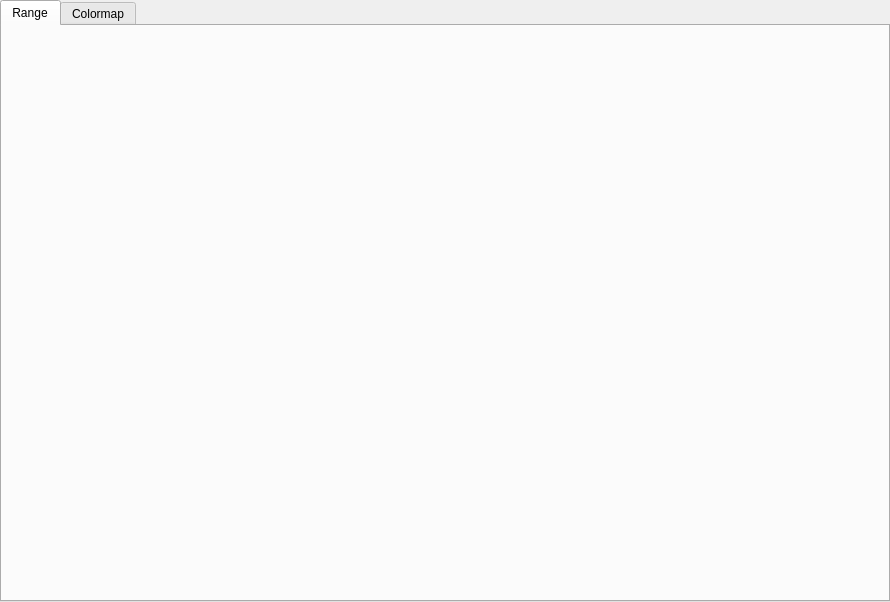
<?xml version="1.0" encoding="UTF-8"?>
<ui version="4.0">
 <class>Post3dWindowFaceContourGroupDataItem_SettingEditWidget</class>
 <widget class="QWidget" name="Post3dWindowFaceContourGroupDataItem_SettingEditWidget">
  <property name="geometry">
   <rect>
    <x>0</x>
    <y>0</y>
    <width>890</width>
    <height>602</height>
   </rect>
  </property>
  <property name="windowTitle">
   <string>Form</string>
  </property>
  <layout class="QVBoxLayout" name="verticalLayout_2">
   <property name="leftMargin">
    <number>0</number>
   </property>
   <property name="topMargin">
    <number>0</number>
   </property>
   <property name="rightMargin">
    <number>0</number>
   </property>
   <property name="bottomMargin">
    <number>0</number>
   </property>
   <item>
    <widget class="QTabWidget" name="tabWidget">
     <property name="currentIndex">
      <number>0</number>
     </property>
     <widget class="QWidget" name="rangeTab">
      <attribute name="title">
       <string>Range</string>
      </attribute>
      <layout class="QHBoxLayout" name="horizontalLayout">
       <item>
        <widget class="Post3dWindowCellRangeListSettingEditWidget" name="rangeListWidget" native="true"/>
       </item>
       <item>
        <spacer name="horizontalSpacer">
         <property name="orientation">
          <enum>Qt::Horizontal</enum>
         </property>
         <property name="sizeHint" stdset="0">
          <size>
           <width>464</width>
           <height>20</height>
          </size>
         </property>
        </spacer>
       </item>
      </layout>
     </widget>
     <widget class="QWidget" name="colormapTab">
      <attribute name="title">
       <string>Colormap</string>
      </attribute>
      <layout class="QVBoxLayout" name="verticalLayout">
       <item>
        <widget class="QWidgetContainer" name="colorMapWidget" native="true"/>
       </item>
      </layout>
     </widget>
    </widget>
   </item>
  </layout>
 </widget>
 <customwidgets>
  <customwidget>
   <class>QWidgetContainer</class>
   <extends>QWidget</extends>
   <header>misc/qwidgetcontainer.h</header>
   <container>1</container>
  </customwidget>
  <customwidget>
   <class>Post3dWindowCellRangeListSettingEditWidget</class>
   <extends>QWidget</extends>
   <header>post/post3d/post3dwindowcellrangelistsettingeditwidget.h</header>
   <container>1</container>
  </customwidget>
 </customwidgets>
 <resources/>
 <connections/>
</ui>
